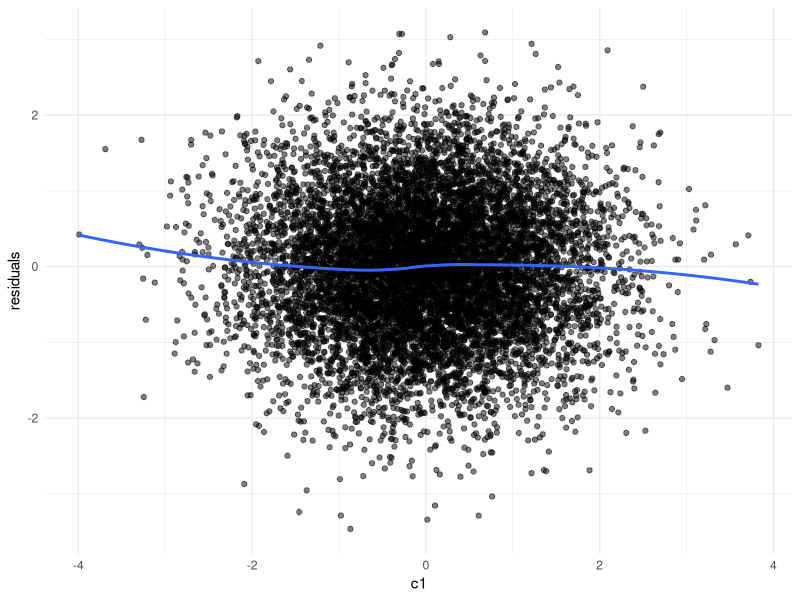

The R script that drew this image:
# reproducibility
set.seed(427) 

# load required libraries
library(mvtnorm)
library(psych)                                             # for descriptives
library(lavaan)                                            # for fitting CLPM
library(tidyverse)

### CLPM parameters ###
N <- 100000                                                # number of people
T <- 5                                                     # number of time points

ax <- 0.25                                                 # effect of X_(t-1) on X_t
ay <- 0.25                                                 # effect of Y_(t-1) on Y_t
bx <- 0.10                                                 # effect of Y_(t-1) on X_t
by <- 0.10                                                 # effect of X_(t-1) on Y_t
rho <- 0.30                                                # residual correlation of innovations
                                                          
# create the path matrix A from these effects
A <- matrix(c(ax, by, 
              bx, ay), 
            nrow = 2, byrow = TRUE)

### confounder parameters ###
k_lin <- 3                                                 # number of "linear" confounders (baseline C1..C3)

# baseline linear effects of confounders on X_t and Y_t
gamma_x_lin <- c(0.30, 0.20, 0.10)                         # effect of confounders on X_t
gamma_y_lin <- c(0.30, 0.20, 0.10)                         # effect of confounders on Y_t

# -------- NEW: tanh nonlinearity instead of cutoff --------

# curvature parameter: larger = quicker saturation
a_tanh <- 1.5

# simulate base confounders: C1..C3 ~ N(0,1), independent
Psi_base <- diag(rep(1, k_lin))                            # variance-covariance matrix of base confounders (I in this case)
U_lin <- rmvnorm(N, 
                 mean  = rep(0, k_lin),                    # mean of confounders = 0, since we want standardised effect sizes
                 sigma = Psi_base)                         # C1..C3 ~ N(0,1), independent

colnames(U_lin) <- paste0("c", 1:k_lin)                    # C1, C2, C3

# create tanh-transformed nonlinear confounders:
# T_j = standardized tanh(a_tanh * C_j), so each has mean ~0 and var ~1
U_tanh <- apply(U_lin, 2, function(col) {
  z <- tanh(a_tanh * col)
  as.numeric(scale(z, center = TRUE, scale = TRUE))
})

colnames(U_tanh) <- paste0("c", 1:k_lin, "_tanh")          # T1, T2, T3

# combine linear and tanh confounders into one matrix U
# columns: first the k_lin linear confounders, then k_lin tanh confounders
U <- cbind(U_lin, U_tanh)                                  # N x k, where k = 2 * k_lin
k <- ncol(U)                                               # total number of confounder variables

# empirical varcov matrix of (C, tanh(C)) confounders
Psi <- cov(U)

# effects for the tanh parts on X and Y
# you can tune these (often smaller than linear effects)
gamma_x_tanh <- c(0.15, 0.10, 0.05)
gamma_y_tanh <- c(0.15, 0.10, 0.05)

# order of entries in gamma_x / gamma_y corresponds to the column order in U:
# (C1, C2, C3, T1, T2, T3)
gamma_x <- c(gamma_x_lin, gamma_x_tanh)
gamma_y <- c(gamma_y_lin, gamma_y_tanh)

# we can now build matrix B, which is 2 x k
B <- rbind(gamma_x, gamma_y)

### varcov matrixes ###
# we want the variance of each variable to be 1
S_target <- diag(2)                                        # initial 2x2 identity (var = 1, cov = 0)

# variance contributed by confounders
# S_U = B * Psi * B'
S_U  <- B %*% Psi %*% t(B)

# ---------- same as before from here on ----------

# find covariance c between X and Y needed for target residual correlation rho
find_c <- function(A, S_U, rho) {

  f <- function(c) {
    # target stationary covariance of (X_t, Y_t)
    S_target_c <- matrix(c(1, c,
                           c, 1),
                         nrow = 2, byrow = TRUE)
    
    # dynamic part variance (remove confounder-induced variance)
    S_dyn_c <- S_target_c - S_U
    
    # innovation covariance matrix under stationarity
    Sigma_e_c <- S_dyn_c - t(A) %*% S_dyn_c %*% A
    
    # correlation of innovations
    v1 <- Sigma_e_c[1, 1]
    v2 <- Sigma_e_c[2, 2]
    cov12 <- Sigma_e_c[1, 2]
    corr_e <- cov12 / sqrt(v1 * v2)
    
    corr_e - rho
  }

  uniroot(f, interval = c(-0.99, 0.99))$root
}

# required covariance between X and Y
c_stat <- find_c(A, S_U, rho)

# overwrite S_target to include the stationary covariance between X and Y
S_target <- matrix(c(1, c_stat,
                     c_stat, 1),
                   nrow = 2, byrow = TRUE)

# variance by the dynamic process:
S_dyn <- S_target - S_U

# check positive semidefinite
eS <- eigen((S_dyn + t(S_dyn))/2)$values
eS[eS<1e-10]

# innovation covariance matrix
Sigma_e <- S_dyn - t(A) %*% S_dyn %*% A
Sigma_e <- (Sigma_e + t(Sigma_e))/2

# For t = 1, there is no carryover from a previous wave. The observed var-cov should be:
# Var([X1,Y1]) = S_U + Sigma_e1. To keep the same S_target at t=1, set:
Sigma_e1 <- S_dyn                             # because S_target = S_U + S_dyn
Sigma_e1 <- (Sigma_e1 + t(Sigma_e1))/2

# -------- simulate panel data --------

#  for t = 1: no lag yet, so Ddyn = e1 with Sigma_e1
Ddyn <- rmvnorm(N,                            
  mean  = c(0,0),                              
  sigma = Sigma_e1)                            

# initialise df with N rows and 2*T + k columns. 2*T for X and Y, k for confounders
df <- matrix(NA, nrow = N, ncol = 2*T + k)
colnames(df) <- c(paste0("x", 1:T),
                  paste0("y", 1:T),
                  colnames(U))

# save the confounders (C1..C3 and T1..T3)
df[, (2*T + 1):(2*T + k)] <- U

# first wave: add direct confounder effects
obs1 <- Ddyn + U %*% t(B)

df[, 1]    <- obs1[, 1] 
df[, 1+T ] <- obs1[, 2]

# remaining waves
for(i in 2:T){ 
  Ddyn <- Ddyn %*% t(A) + rmvnorm(N, sigma = Sigma_e) 
  obs  <- Ddyn + U %*% t(B) 
  df[, i]    <- obs[, 1] 
  df[, i+T ] <- obs[, 2] 
}

# basic checks
round(apply(df, 2, var), 3)
sigma <- cov(df)
round(sigma, 3)
describe(df)

# quick residual check for nonlinearity
df_sample <- df[sample(1:nrow(df), 10000), ]
lm_fit <- lm(x1 ~ c1, data = as.data.frame(df_sample))
residuals <- lm_fit$residuals

ggplot(df_sample, aes(x = c1, y = residuals)) +
  geom_point(alpha = 0.5) +
  geom_smooth(method = "loess", se = FALSE) +
  theme_minimal()

# write.csv(df, file = "Code/Data/Data_Sim_tanh_Pop.csv", row.names = FALSE)
